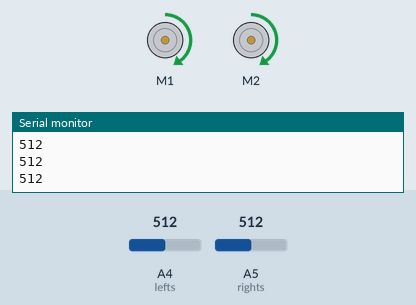
Recording of a sketch running on a simulated Arduino Uno, built with avr-gcc and run on an emulated ATmega328P. On the bench: 2 × DC motor (green arrow = forward, orange = backward, longer = faster), the last lines printed to the serial monitor. The inputs (shaded band) are chosen by the test bench; at power-on: A4 (lefts) = 512, A5 (rights) = 512.

Above: at 1.2 s.
1.3 s: A4 (lefts) set to 408
2.8 s: A4 (lefts) set to 390
At 4.0 s:
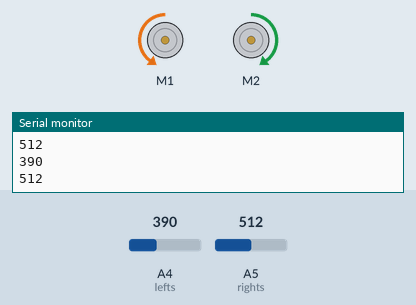
4.3 s: A5 (rights) set to 410
5.8 s: A5 (rights) set to 387
At 6.6 s:
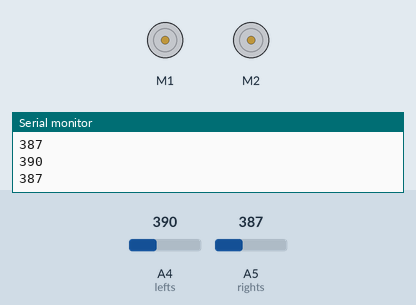
7.3 s: A4 (lefts) set to 511
At 7.7 s:
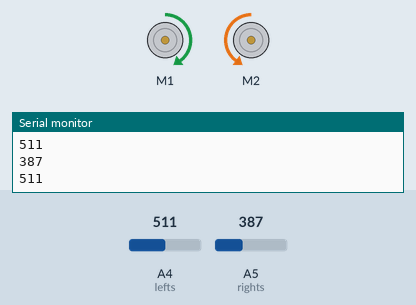
8.8 s: A4 (lefts) set to 306
At 9.9 s:
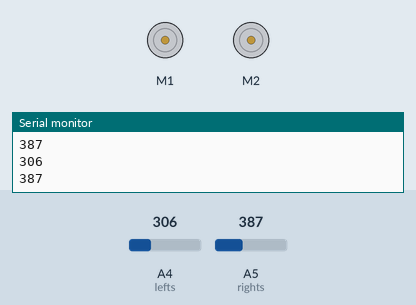
Timing chart, 0 to 11.3 s (numbered marks = the images above; inputs shaded):
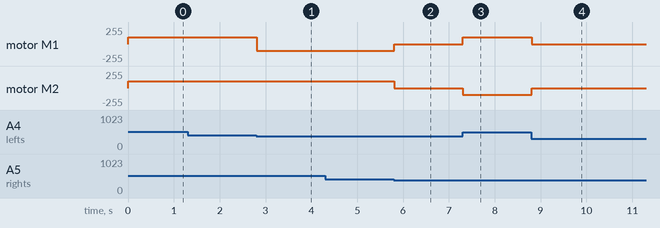

Measured:
- the behaviour switches between 401 and 400 on A4 (lefts) (found by bisection; images 0 and 1)
- the behaviour switches between 401 and 400 on A5 (rights) (found by bisection; images 1 and 2)
- after the input at 2.8 s, motor M1: forward 100/255 → backward 100/255 at once
- after the input at 5.8 s, motor M1: backward 100/255 → stopped at once; motor M2: forward 100/255 → stopped at once
- after the input at 7.3 s, motor M1: stopped → forward 100/255 at once; motor M2: stopped → backward 100/255 at once
- after the input at 8.8 s, motor M1: forward 100/255 → stopped at once; motor M2: backward 100/255 → stopped at once

The sketch:

line_following_robot.ino
```cpp
#include <AFMotor.h> //add Adafruit Motor Shield library

#define lefts A4

#define rights A5

AF_DCMotor motor1(1, MOTOR12_1KHZ);

AF_DCMotor motor2(2, MOTOR12_1KHZ);

void setup() {

motor1.setSpeed(100);

motor2.setSpeed(100);

pinMode(lefts,INPUT);

pinMode(rights,INPUT);

Serial.begin(9600);

}

void loop(){

Serial.println(analogRead(lefts));

Serial.println(analogRead(rights));

if(analogRead(lefts)<=400 && analogRead(rights)<=400){

motor1.run(RELEASE);

motor2.run(RELEASE);

}

else if(analogRead(lefts)<=400 && !analogRead(rights)<=400)

{

motor1.run(BACKWARD);

motor2.run(FORWARD);

}

else if(!analogRead(lefts)<=400 && analogRead(rights)<=400){

motor1.run(FORWARD);

motor2.run(BACKWARD);

}

else if(!analogRead(lefts)<=400 && !analogRead(rights)<=400){

motor1.run(FORWARD);

motor2.run(FORWARD);

}

}
```
